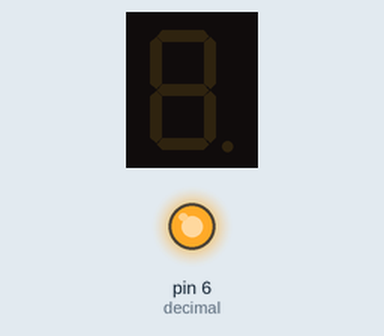
Simulated run of this sketch. Board: Arduino Uno, built with avr-gcc and run on an emulated ATmega328P. Parts: 1-digit seven-segment display, output pins drawn as LEDs (lit = HIGH). Wiring (inferred from the names in the program): 1-digit 7-segment display, segments lit when LOW: segments pin 13, pin 12, pin 11, pin 10, pin 9, pin 8, pin 7. The segment pins are drawn as the display they are named for; pins used as bus, display or sensor lines are not drawn.

Above: at 0.1 s.
At 4.1 s:
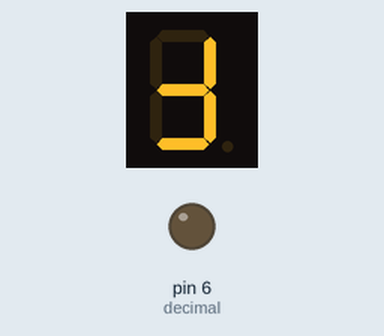
At 8.1 s:
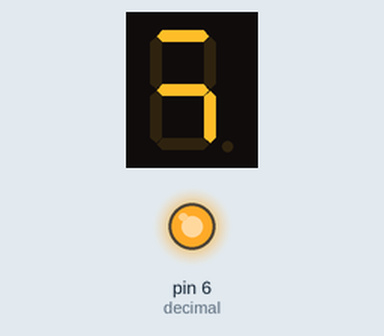
At 12.1 s:
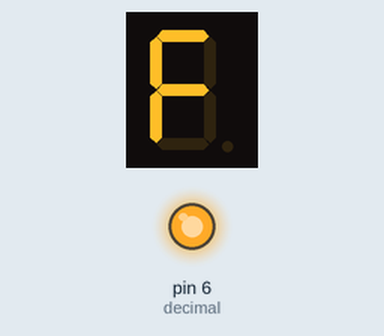
Timing chart, 0 to 37.5 s (numbered marks = the images above):
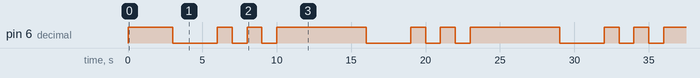

The sketch:

Fullname.ino
```cpp
const int a = 13;
const int b = 12;
const int c = 11;
const int d = 10;
const int e = 9;
const int f = 8;
const int g = 7;
const int decimal = 6;

void setup()
{
  Serial.begin(9600);
  pinMode(a,OUTPUT);
  pinMode(b,OUTPUT);
  pinMode(c,OUTPUT);
  pinMode(d,OUTPUT);
  pinMode(e,OUTPUT);
  pinMode(f,OUTPUT);
  pinMode(g,OUTPUT);
  pinMode(decimal,OUTPUT);
}

void loop()
{
  digitalWrite(a, HIGH);
  digitalWrite(b, HIGH);
  digitalWrite(c, HIGH);
  digitalWrite(d, HIGH);
  digitalWrite(e, HIGH);
  digitalWrite(f, HIGH);
  digitalWrite(g, HIGH);
  digitalWrite(decimal, HIGH);

 delay(1000);

  digitalWrite(b, LOW);
  digitalWrite(c, LOW);

delay(1000);


  digitalWrite(d, LOW);
  digitalWrite(f, LOW);

delay(1000);
  digitalWrite(e, LOW);
  digitalWrite(decimal, LOW);
  digitalWrite(d, HIGH);
  digitalWrite(g, HIGH);

delay(1000);
  digitalWrite(d, LOW);
  digitalWrite(g, LOW);
  digitalWrite(e, HIGH);
  digitalWrite(f, HIGH);

delay(1000);

  digitalWrite(d, LOW);
  digitalWrite(g, LOW);
  digitalWrite(e, HIGH);
  digitalWrite(f, HIGH);

delay(1000);

  digitalWrite(c, LOW);
  digitalWrite(a, LOW);
  digitalWrite(b, HIGH);
  digitalWrite(d, HIGH);
  digitalWrite(decimal, HIGH);

delay(1000);
  digitalWrite(f, LOW);
  digitalWrite(b, LOW);
  digitalWrite(decimal, LOW);
  digitalWrite(g, HIGH);


delay(1000);

  digitalWrite(g, LOW);
  digitalWrite(c, LOW);
  digitalWrite(a, LOW);
  digitalWrite(b, HIGH);
  digitalWrite(d, HIGH);
  digitalWrite(decimal, HIGH);
  digitalWrite(f, HIGH);


delay(1000);
digitalWrite(decimal, LOW);
digitalWrite(b, LOW);
digitalWrite(e, HIGH);
digitalWrite(f, HIGH);
digitalWrite(d, HIGH);
digitalWrite(c, HIGH);
digitalWrite(g, HIGH);

delay(1000);

digitalWrite(d, LOW);
digitalWrite(f, LOW);
digitalWrite(c, HIGH);
digitalWrite(g, HIGH);
digitalWrite(b, HIGH);
digitalWrite(e, HIGH);
digitalWrite(decimal, HIGH);

delay(1000);

digitalWrite(g, LOW);
  digitalWrite(c, LOW);
  digitalWrite(a, LOW);
  digitalWrite(b, HIGH);
  digitalWrite(d, HIGH);
  digitalWrite(decimal, HIGH);
  digitalWrite(f, HIGH);

delay(1000);

  digitalWrite(f, LOW);
  digitalWrite(e, LOW);
  digitalWrite(g, LOW);
  digitalWrite(d, HIGH);
  digitalWrite(b, HIGH);
  digitalWrite(decimal, HIGH);
  digitalWrite(c, HIGH);


delay(1000);


}
```

Measured:
- by itself, pin 6 (decimal): repeats every 13.0 s: LOW 3.0 s, 2 × (HIGH 1.0 s, LOW 1.0 s), HIGH 6.0 s
- by itself, everything shown: repeats every 13.0 s, in 12 steps
- what the display in image 1 shows lasts 2.0 s, from 4.0 s to 6.0 s
- what the display in image 2 shows lasts 1.0 s, from 8.0 s to 9.0 s
